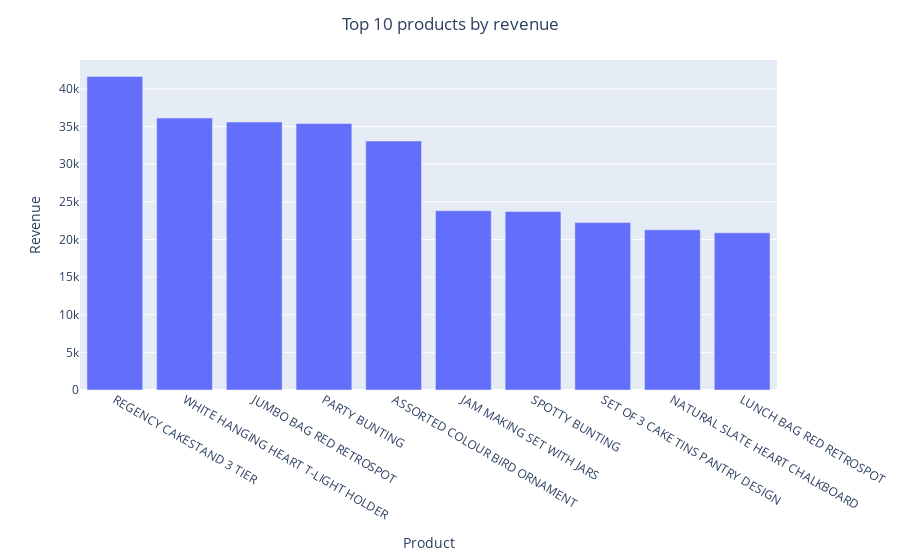

Notebook cell for this chart:
### Code cell
top_ten('revenue')

### Figure 1 — Plotly figure (JSON) as saved in the notebook; plotly's stock layout.template omitted (floating-point values rounded to 4 significant figures)
{"data": [{"alignmentgroup": "True", "hovertemplate": "Product=%{x}<br>Revenue=%{y}<extra></extra>", "legendgroup": "", "marker": {"color": "#636efa", "pattern": {"shape": ""}}, "name": "", "offsetgroup": "", "orientation": "v", "showlegend": false, "textposition": "auto", "type": "bar", "x": ["REGENCY CAKESTAND 3 TIER", "WHITE HANGING HEART T-LIGHT HOLDER", "JUMBO BAG RED RETROSPOT", "PARTY BUNTING", "ASSORTED COLOUR BIRD ORNAMENT", "JAM MAKING SET WITH JARS", "SPOTTY BUNTING", "SET OF 3 CAKE TINS PANTRY DESIGN ", "NATURAL SLATE HEART CHALKBOARD ", "LUNCH BAG RED RETROSPOT"], "xaxis": "x", "y": [41660.0, 36140.0, 35610.0, 35410.0, 33090.0, 23830.0, 23720.0, 22250.0, 21290.0, 20880.0], "yaxis": "y"}], "layout": {"barmode": "relative", "legend": {"tracegroupgap": 0}, "margin": {"t": 60}, "title": {"text": "Top 10 products by revenue", "x": 0.5}, "xaxis": {"anchor": "y", "domain": [0, 1], "title": {"text": "Product"}}, "yaxis": {"anchor": "x", "domain": [0, 1], "title": {"text": "Revenue"}}}}
